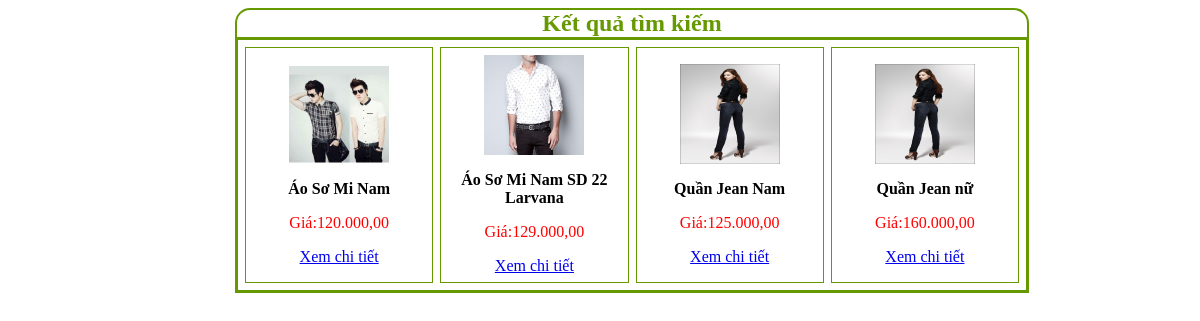
Page /timkiem.php on the committed database.
### tables this page shows
CREATE TABLE IF NOT EXISTS `sanpham` (
  `idSP` int(255) NOT NULL AUTO_INCREMENT,
  `idLoai` int(255) NOT NULL DEFAULT '0',
  `idCL` int(255) NOT NULL DEFAULT '0',
  `TenSP` varchar(100) NOT NULL,
  `MoTa` text NOT NULL,
  `NgayCapNhat` date NOT NULL DEFAULT '0000-00-00',
  `Gia` int(15) NOT NULL,
  `UrlHinh` varchar(255) NOT NULL,
  `SoLanXem` int(15) DEFAULT '0',
  `SoLuongTonKho` int(15) DEFAULT '0',
  `SoLuongDaBan` int(15) DEFAULT '0',
  `AnHien` int(15) NOT NULL DEFAULT '1',
  PRIMARY KEY (`idSP`)
);

### timkiem.php (the view, shortened to what this page needs)
<div id="indexcontent">
	<div id="spbanchay">
		<div id="namespbanchay">Kết quả tìm kiếm</div>
    	<div id="showspbanchay">
        <table cellpadding="7" cellspacing="7" width="790" border="1" bordercolor="#669900">
        <?php
		$sc=5;
		$sd=100*$sc;
		if (isset ($_GET['trang']))
		$trang=intval($_GET['trang']);
		else
		$trang=1;
		$vitri=($trang-1)*$sd;
		$sl2="select * from sanpham where TenSP like '%".$txttimkiem."%' limit $vitri,$sd";
		$qr2=mysql_query($sl2);
		while ($row2=mysql_fetch_array($qr2))
		{
		?>
        <tr>
  <td width="140" valign="middle" align="center">
            	<p><a href="index.php?link=timkiem&idSP=<?php echo $row2['idSP']; ?>"><img src="images/<?php echo $row2['UrlHinh'];?>" width="100" height="100" /></a></p>
            	<p><b><?php echo $row2['TenSP']; ?></b></p>
            	<p style="color:#F00">Giá:<?php echo number_format($row2['Gia'],2,",",".");?></p>
                <a href="index.php?link=timkiem&idSP=<?php echo $row2['idSP']; ?>">Xem chi tiết</a>
            </td>
            <?php
			for ($i=1;$i<$sc;$i++)
			{
				if ($row2=mysql_fetch_array($qr2))
				{
			?>
  <td width="140" valign="middle" align="center">
            	<p><a href="index.php?link=timkiem&idSP=<?php echo $row2['idSP']; ?>"><img src="images/<?php echo $row2['UrlHinh'];?>" width="100" height="100" /></a></p>
            	<p><b><?php echo $row2['TenSP']; ?></b></p>
            	<p style="color:#F00">Giá:<?php echo number_format($row2['Gia'],2,",",".");?></p>
                <a href="index.php?link=timkiem&idDC=<?php echo $row2['idSP']; ?>">Xem chi tiết</a>
            </td>
            <?php
				}
			}
			?>
        </tr>
        <?php
		}
		?>
        </table>
        </div>
	</div>
</div>

### timkiem.php (style rules this page uses)
#namespbanchay { width: 100%; border-bottom-width: 2px; border-bottom-style: solid; border-bottom-color: #690; font-size: 24px; font-weight: bolder; text-align: center; color: #690; }
#showspbanchay { width: 100%; }
#indexcontent { margin: auto; width: 730px; }

### rows in the picture
sanpham: UrlHinh (picture), TenSP "Áo Sơ Mi Nam", Gia "120.000,00"
sanpham: UrlHinh (picture), TenSP "Áo Sơ Mi Nam SD 22 Larvana", Gia "129.000,00"
sanpham: UrlHinh (picture), TenSP "Quần Jean Nam", Gia "125.000,00"
sanpham: UrlHinh (picture), TenSP "Quần Jean nữ", Gia "160.000,00"
